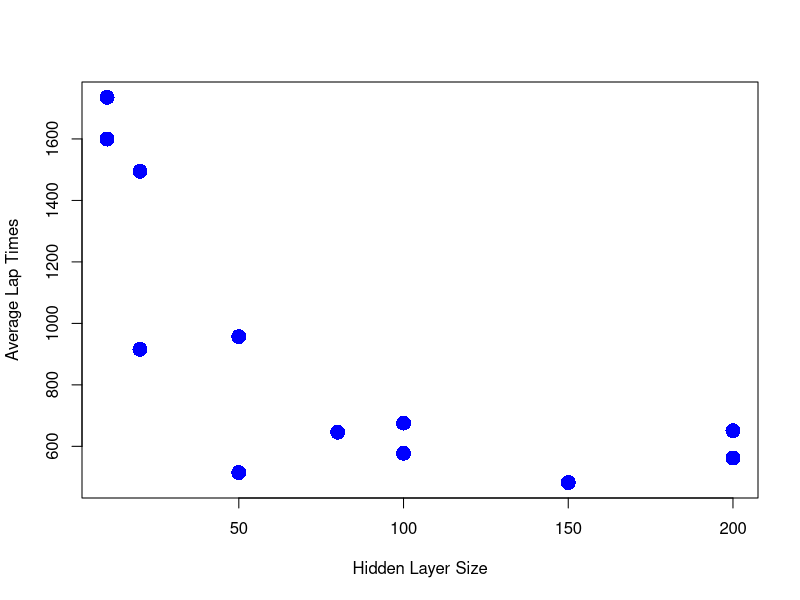
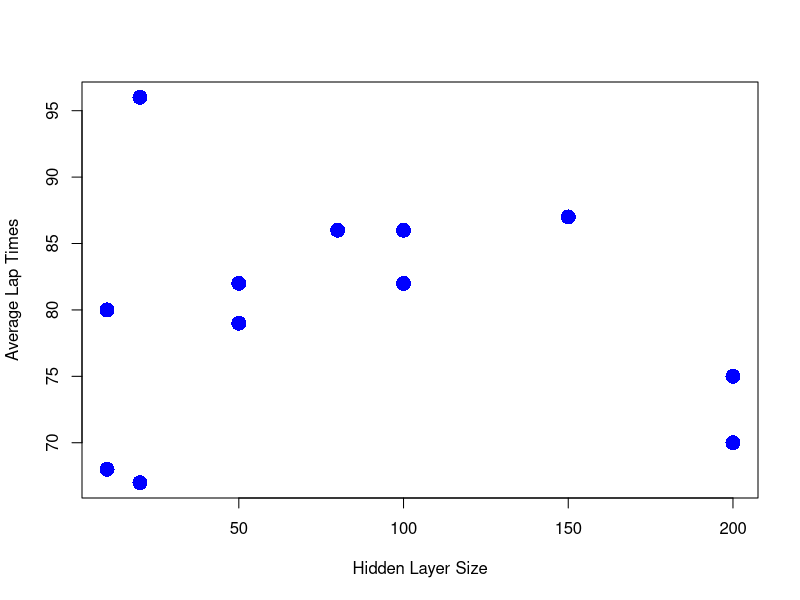
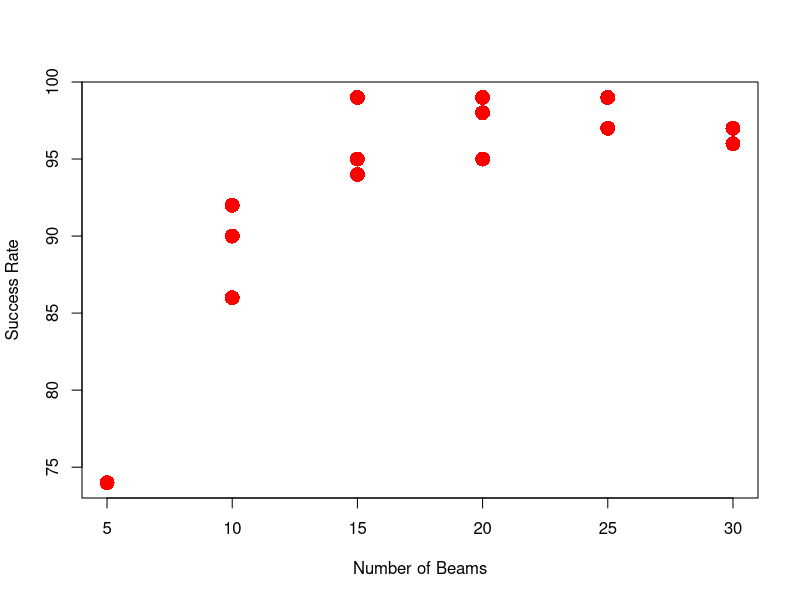
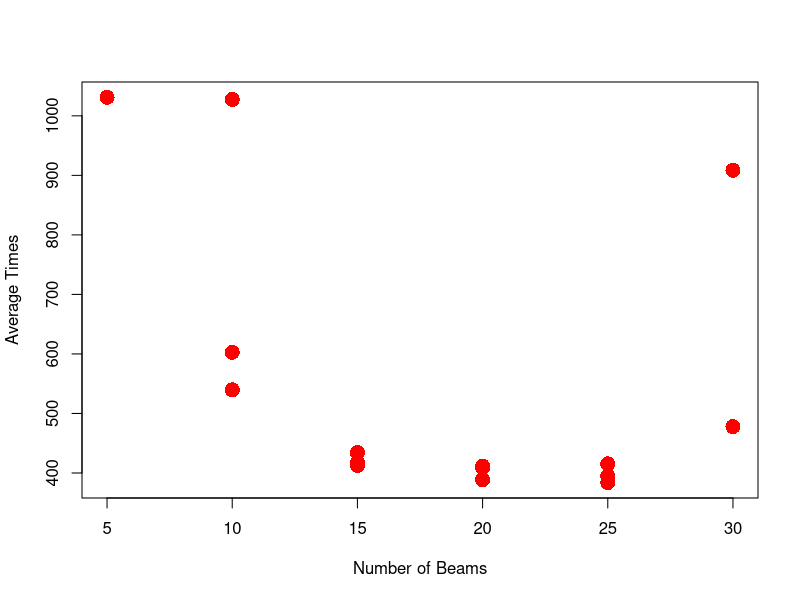
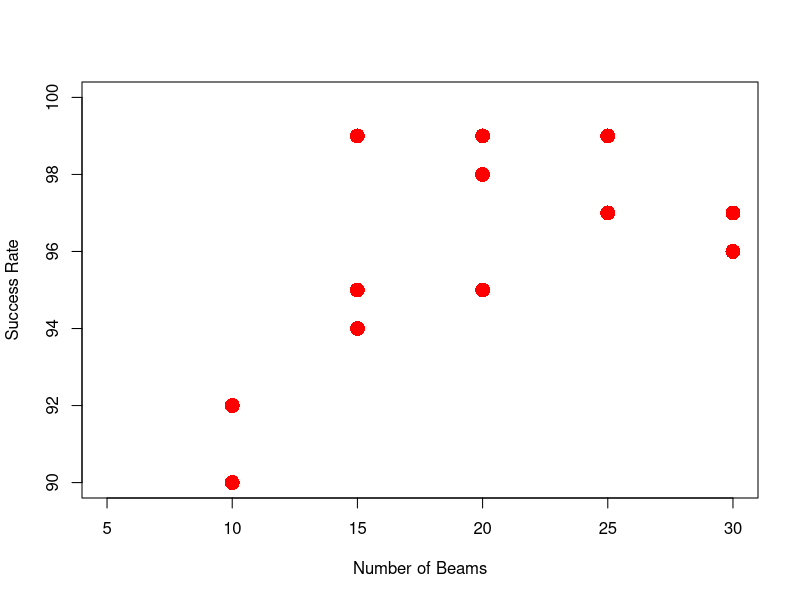
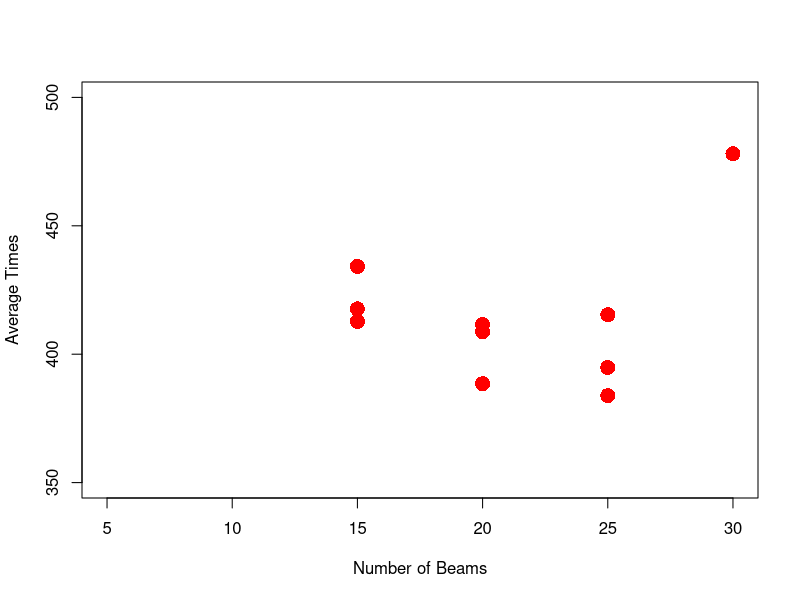
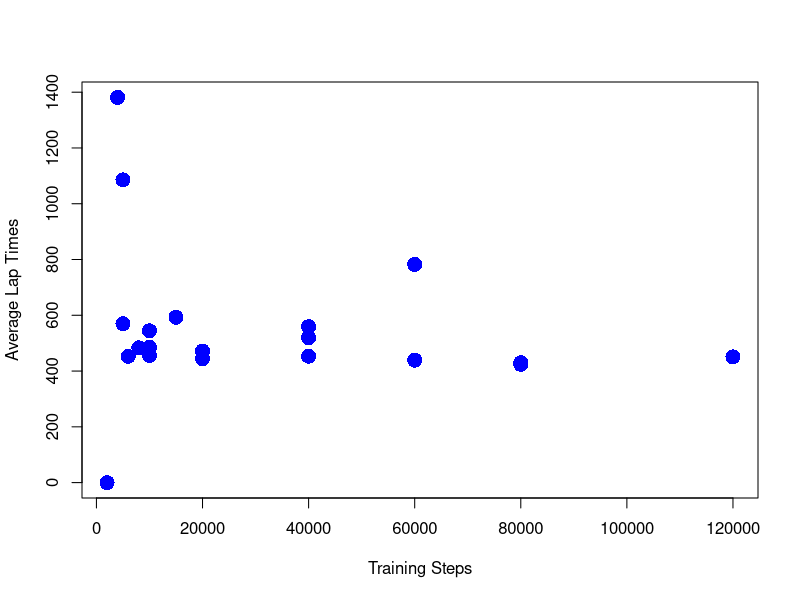
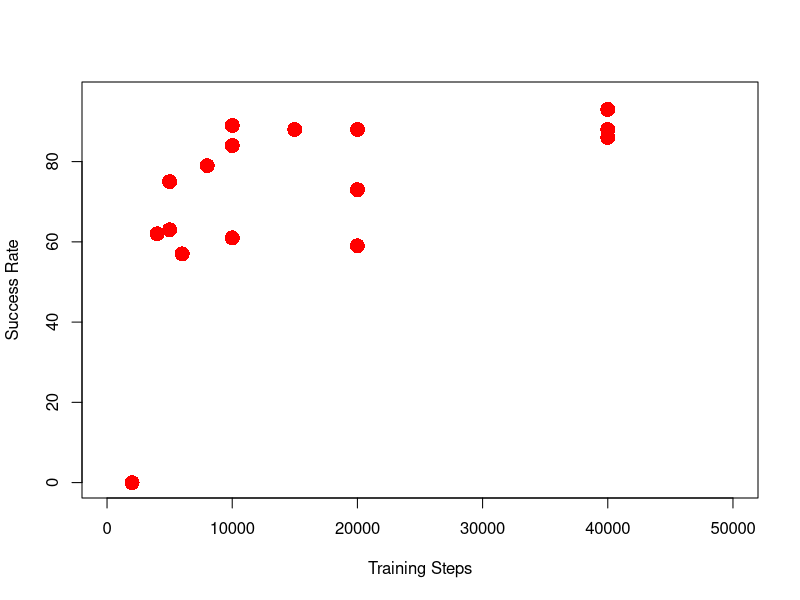

The R source for these figures, in order:


test_data = read.csv("DataTable.csv")

# h size
h_mask = which(test_data$EvalName=="SizeH")
x_data = test_data$h_size[h_mask]
y_data = test_data$avg_times[h_mask]
plot(x_data, y_data, xlab="Hidden Layer Size", ylab="Average Lap Times", col="blue", pch=16, cex=2)
y_data = test_data$success_rate[h_mask]
plot(x_data, y_data, xlab="Hidden Layer Size", ylab="Average Lap Times", col="blue", pch=16, cex=2)

# beams
beam_mask = which(test_data$EvalName=="Beams")
plot(test_data$n_beams[beam_mask], test_data$success_rate[beam_mask], xlab="Number of Beams", ylab="Success Rate", col="red", pch=16, cex=2)
plot(test_data$n_beams[beam_mask], test_data$avg_times[beam_mask], xlab="Number of Beams", ylab="Average Times", col="red", pch=16, cex=2)
plot(test_data$n_beams[beam_mask], test_data$success_rate[beam_mask], xlab="Number of Beams", ylab="Success Rate", col="red", pch=16, cex=2, ylim=c(90, 100))
plot(test_data$n_beams[beam_mask], test_data$avg_times[beam_mask], xlab="Number of Beams", ylab="Average Times", col="red", pch=16, cex=2, ylim=c(350, 500))

# training steps
step_mask = which(test_data$EvalName=="TrainingSteps")
x_data = test_data$train_n[step_mask]
y_data = test_data$avg_times[step_mask]
plot(x_data, y_data, xlab="Training Steps", ylab="Average Lap Times", col="blue", pch=16, cex=2)

# zoomed steps
x_data = test_data$train_n[step_mask]
y_data = test_data$success_rate[step_mask]
plot(x_data, y_data, xlab="Training Steps", ylab="Success Rate", xlim=c(0,50000), col="red", pch=16, cex=2)
